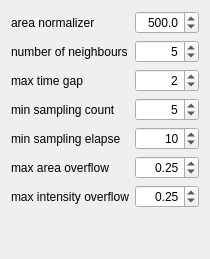
               <widget class="QWidget" name="IM">
                <attribute name="title">
                 <string>Independant Matching</string>
                </attribute>
                <layout class="QGridLayout" name="gridLayout_3">
                 <item row="5" column="1">
                  <widget class="QDoubleSpinBox" name="area_overflow">
                   <property name="alignment">
                    <set>Qt::AlignRight|Qt::AlignTrailing|Qt::AlignVCenter</set>
                   </property>
                   <property name="maximum">
                    <double>1.000000000000000</double>
                   </property>
                   <property name="stepType">
                    <enum>QAbstractSpinBox::AdaptiveDecimalStepType</enum>
                   </property>
                   <property name="value">
                    <double>0.250000000000000</double>
                   </property>
                  </widget>
                 </item>
                 <item row="0" column="1">
                  <widget class="QDoubleSpinBox" name="area_norm">
                   <property name="alignment">
                    <set>Qt::AlignRight|Qt::AlignTrailing|Qt::AlignVCenter</set>
                   </property>
                   <property name="decimals">
                    <number>1</number>
                   </property>
                   <property name="maximum">
                    <double>1000.000000000000000</double>
                   </property>
                   <property name="stepType">
                    <enum>QAbstractSpinBox::AdaptiveDecimalStepType</enum>
                   </property>
                   <property name="value">
                    <double>500.000000000000000</double>
                   </property>
                  </widget>
                 </item>
                 <item row="0" column="0">
                  <widget class="QLabel" name="label_13">
                   <property name="toolTip">
                    <string>max area as a normalizer</string>
                   </property>
                   <property name="text">
                    <string>area normalizer</string>
                   </property>
                  </widget>
                 </item>
                 <item row="3" column="0">
                  <widget class="QLabel" name="label_18">
                   <property name="toolTip">
                    <string>min No. of points for area fitting</string>
                   </property>
                   <property name="text">
                    <string>min sampling count</string>
                   </property>
                  </widget>
                 </item>
                 <item row="4" column="0">
                  <widget class="QLabel" name="label_19">
                   <property name="toolTip">
                    <string>min elapse of time for area fitting</string>
                   </property>
                   <property name="text">
                    <string>min sampling elapse</string>
                   </property>
                  </widget>
                 </item>
                 <item row="4" column="1">
                  <widget class="QSpinBox" name="min_sampling_elapse">
                   <property name="alignment">
                    <set>Qt::AlignRight|Qt::AlignTrailing|Qt::AlignVCenter</set>
                   </property>
                   <property name="minimum">
                    <number>1</number>
                   </property>
                   <property name="maximum">
                    <number>1000</number>
                   </property>
                   <property name="value">
                    <number>10</number>
                   </property>
                  </widget>
                 </item>
                 <item row="5" column="0">
                  <widget class="QLabel" name="label_16">
                   <property name="toolTip">
                    <string>&lt;html&gt;&lt;head/&gt;&lt;body&gt;&lt;p&gt;Max allowed area change in ratio, to keep the area change stable. The reference area is predicted linearly.&lt;/p&gt;&lt;/body&gt;&lt;/html&gt;</string>
                   </property>
                   <property name="text">
                    <string>max area overflow</string>
                   </property>
                  </widget>
                 </item>
                 <item row="2" column="1">
                  <widget class="QSpinBox" name="time_gap">
                   <property name="alignment">
                    <set>Qt::AlignRight|Qt::AlignTrailing|Qt::AlignVCenter</set>
                   </property>
                   <property name="value">
                    <number>2</number>
                   </property>
                  </widget>
                 </item>
                 <item row="6" column="0">
                  <widget class="QLabel" name="label_17">
                   <property name="toolTip">
                    <string>&lt;html&gt;&lt;head/&gt;&lt;body&gt;&lt;p&gt;Max allowed intensity change in ratio, to keep the crystal intensity stable. The reference intensity is predicted linearly.&lt;/p&gt;&lt;/body&gt;&lt;/html&gt;</string>
                   </property>
                   <property name="text">
                    <string>max intensity overflow</string>
                   </property>
                  </widget>
                 </item>
                 <item row="6" column="1">
                  <widget class="QDoubleSpinBox" name="intensity_overflow">
                   <property name="alignment">
                    <set>Qt::AlignRight|Qt::AlignTrailing|Qt::AlignVCenter</set>
                   </property>
                   <property name="maximum">
                    <double>1.000000000000000</double>
                   </property>
                   <property name="stepType">
                    <enum>QAbstractSpinBox::AdaptiveDecimalStepType</enum>
                   </property>
                   <property name="value">
                    <double>0.250000000000000</double>
                   </property>
                  </widget>
                 </item>
                 <item row="1" column="0">
                  <widget class="QLabel" name="label_14">
                   <property name="toolTip">
                    <string>the number of neighboring crystals considered for matching</string>
                   </property>
                   <property name="text">
                    <string>number of neighbours</string>
                   </property>
                  </widget>
                 </item>
                 <item row="2" column="0">
                  <widget class="QLabel" name="label_15">
                   <property name="toolTip">
                    <string>max time gap allowed in the track</string>
                   </property>
                   <property name="text">
                    <string>max time gap</string>
                   </property>
                  </widget>
                 </item>
                 <item row="3" column="1">
                  <widget class="QSpinBox" name="min_sampling_count">
                   <property name="alignment">
                    <set>Qt::AlignRight|Qt::AlignTrailing|Qt::AlignVCenter</set>
                   </property>
                   <property name="minimum">
                    <number>1</number>
                   </property>
                   <property name="value">
                    <number>5</number>
                   </property>
                  </widget>
                 </item>
                 <item row="7" column="0" colspan="2">
                  <spacer name="verticalSpacer">
                   <property name="orientation">
                    <enum>Qt::Vertical</enum>
                   </property>
                   <property name="sizeHint" stdset="0">
                    <size>
                     <width>20</width>
                     <height>40</height>
                    </size>
                   </property>
                  </spacer>
                 </item>
                 <item row="1" column="1">
                  <widget class="QSpinBox" name="nn">
                   <property name="alignment">
                    <set>Qt::AlignRight|Qt::AlignTrailing|Qt::AlignVCenter</set>
                   </property>
                   <property name="minimum">
                    <number>1</number>
                   </property>
                   <property name="value">
                    <number>5</number>
                   </property>
                  </widget>
                 </item>
                </layout>
               </widget>
